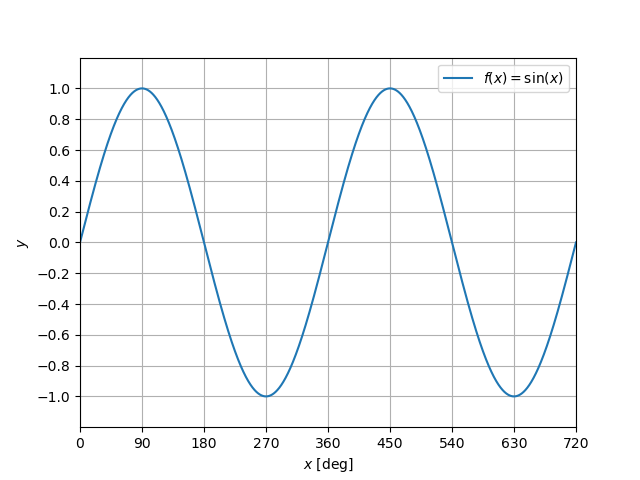

This figure's Python source:
#!/usr/pkg/bin/python3.9

#
# Time-stamp: <2022/10/01 22:15:28 (CST) daisuke>
#

# importing numpy module
import numpy

# importing matplotlib module
import matplotlib.backends.backend_agg
import matplotlib.figure

# data to be plotted
data_x = numpy.linspace (0.0, 720.0, 7201)
data_y = numpy.sin ( numpy.deg2rad (data_x) )

# output file name
file_output = 'ai202209_s04_06.png'

# making a fig object
fig = matplotlib.figure.Figure ()

# making a canvas object
canvas = matplotlib.backends.backend_agg.FigureCanvasAgg (fig)

# making an axes object
ax = fig.add_subplot (111)

# making a plot using object-oriented interface
ax.plot (data_x, data_y, label='$f(x) = \sin (x)$')

# setting ranges of x-axis and y-axis
ax.set_xlim (0.0, +720.0)
ax.set_ylim (-1.2, +1.2)

# setting labels for x-axis and y-axis
ax.set_xlabel ('$x$ [deg]')
ax.set_ylabel ('$y$')

# setting ticks
ax.set_xticks (numpy.linspace (0.0, 720.0, 9))
ax.set_yticks (numpy.linspace (-1.0, +1.0, 11))

# showing grid
ax.grid ()

# adding legend to the plot
ax.legend ()

# saving a plot as a file
fig.savefig (file_output)
